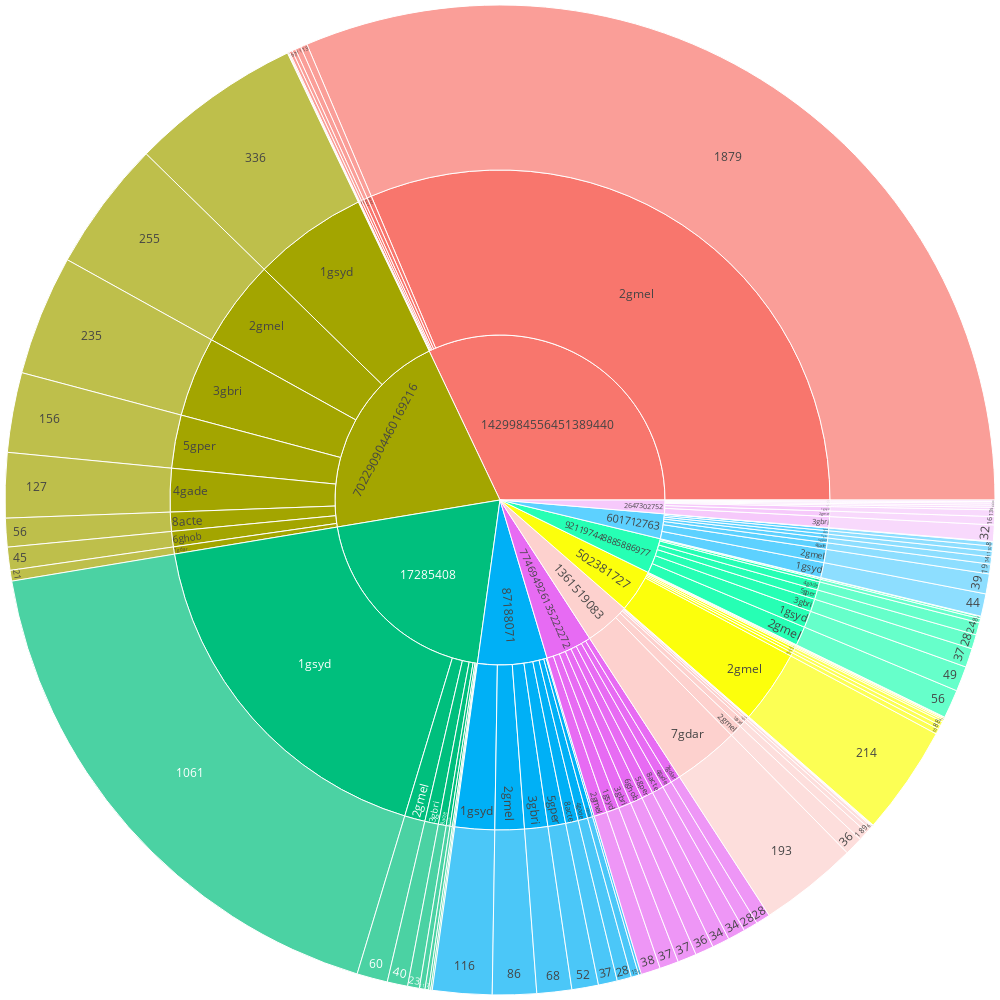

Source (notebook cell):
### Code cell
fig3 = px.sunburst(data_frame=df3,
                  names='author_id',
                  path=['author_id', 'gcc', 'tweet_count'],
                  values='tweet_count',
                  color_continuous_scale='Blues',
                  template='ggplot2', maxdepth=3)

fig3.update_layout(grid= dict(columns=2, rows=1),
                   margin = dict(t=5, l=5, r=5, b=5))
fig3.update_layout(
    width=1000,  # set width to 1000 pixels
    height=1000,  # set height to 1000 pixels
    font=dict(size=12),
    autosize=True
)


fig3.show()

### Figure 1 — Plotly figure (JSON) as saved in the notebook; plotly's stock layout.template omitted (floating-point values rounded to 4 significant figures; data arrays with more than 128 entries replaced by an {"elided": "..."} marker saying what was removed)
{"data": [{"branchvalues": "total", "domain": {"x": [0, 1], "y": [0, 1]}, "hovertemplate": "labels=%{label}<br>tweet_count=%{value}<br>parent=%{parent}<br>id=%{id}<extra></extra>", "ids": {"elided": "170 str values"}, "labels": {"elided": "170 str values"}, "maxdepth": 3, "name": "", "parents": {"elided": "170 str values"}, "type": "sunburst", "values": {"elided": "170 int values"}}], "layout": {"autosize": true, "font": {"size": 12}, "grid": {"columns": 2, "rows": 1}, "height": 1000, "legend": {"tracegroupgap": 0}, "margin": {"b": 5, "l": 5, "r": 5, "t": 5}, "width": 1000}}
